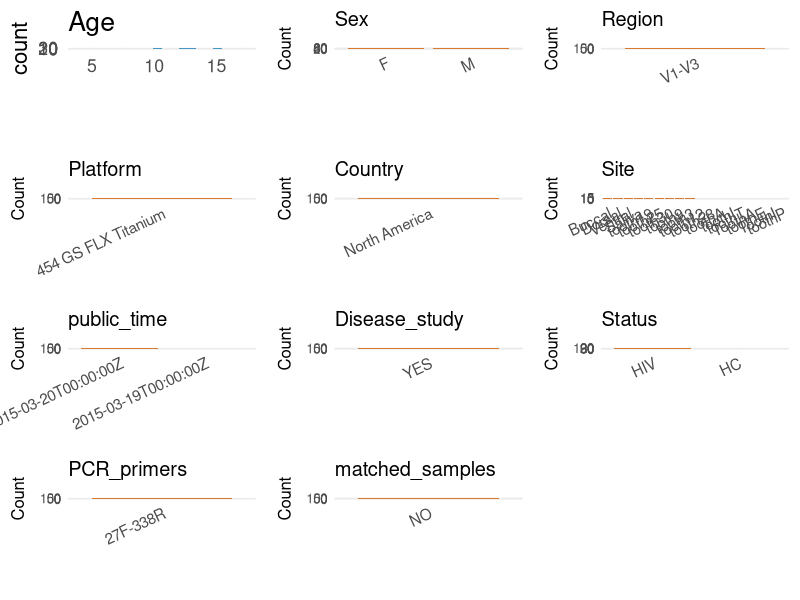

Reproduce this figure in R. (Note: this script raises an error after producing the figure.)
## ---- chunk 1
# Load necessary libraries
library(dplyr)
library(ggplot2)
library(cowplot)


# Set working directory (update this path to your local directory)
setwd("/home/cjj/projects/collect_oral_data/global-oral-microbiome/data/tmp/PRJNA278076")
initial_meta<-read.csv("SraRunTable.csv",header = T)
colnames(initial_meta)

head(initial_meta , n=3)
library(readxl)


# table1 <- read_excel("Table 1.XLSX",)
# table2 <- read_excel("Table 1.XLSX",)
# head(table1 , n=3)
# head(table2 , n=3)
# ESM <- ESM[,c(1,3,4)]
# colnames(ESM) <- c("subject_id","Age","Sex")
# initial_meta_cbind <- left_join(initial_meta,ESM,by="subject_id")
# table(initial_meta_cbind$Age,initial_meta_cbind$Sex)
# Display the first few rows of the metadata
# head(initial_meta_cbind)
## ---- chunk 2
# Create a uniform metadata dataframe
metadata <- data.frame(
  BioProject = initial_meta$BioProject,
  Run = initial_meta$Run,
  sample_name = initial_meta$env_biome,
  Age = initial_meta$Host_Age,
  BMI = NA_character_,
  Sex= initial_meta$host_sex,
  Region = "V1-V3",
  Platform = initial_meta$Instrument,
  Country = initial_meta$geo_loc_name_country_continent,
  Site = initial_meta$env_biome,
  public_time = initial_meta$ReleaseDate,
  Disease_study = 'YES',
  Status = initial_meta$Host_disease,
  stringsAsFactors = FALSE
)
## ---- chunk 3
# Add information obtained from the publication
metadata_clean <- metadata
metadata_clean$PCR_primers <- '27F-338R'
metadata_clean$title <- "The Oral Bacterial Communities of Children with Well-Controlled HIV Infection and without HIV Infection"
metadata_clean$Disease_study <- "YES"

metadata_clean$sample_name <- gsub("_.*$", "", metadata$sample_name)

metadata_clean$Status <- ifelse(grepl("HIV", metadata$Status), "HIV", 
                            ifelse(grepl("Healthy", metadata$Status), "HC",NA_character_)
                                )

metadata_clean$matched_samples <- "NO"

metadata_clean$Site <- gsub("^.*_", "", metadata$sample_name)

metadata_clean$Age <- metadata$Age
metadata_clean$Sex <- ifelse(metadata$Sex == "male", "M",
                           ifelse(metadata$Sex == "female", "F", NA_character_)
                     )

# metadata[which(metadata$Site=="SP"),]$Site <- "supragingival"
# metadata[which(metadata$Site=="T"),]$Site <- "tongue"
# metadata[which(metadata$Site=="SA"),]$Site <- "salivary"


# Use cleaned dataset for subsequent analysis
metadata <- metadata_clean
## ---- chunk 4
# Check the number of unique runs and sample names
print(paste("Number of unique runs:", length(unique(metadata$Run))))
print(paste("Number of unique sample names:", length(unique(metadata$sample_name))))
## ---- chunk 5
# Select columns for visualization
# 加载必要的包
library(dplyr)
library(ggplot2)
library(cowplot)

# 1. 准备数据：自动筛选需要可视化的列
#    - 移除ID和标题这类非统计列
#    - 关键一步: 使用where()自动移除所有值都是NA的列
plot_data <- metadata %>%
  select(
    -any_of(c("BioProject", "Run", "sample_name", "title")) # 移除ID和文本列
  ) %>%
  select(where(~!all(is.na(.)))) # 自动移除所有值都为空的列

# 2. 循环遍历筛选后的列，自动创建绘图列表
plots <- list()
for (col_name in names(plot_data)) {
  
  # 检查是数值型还是类别型
  if (is.numeric(plot_data[[col_name]])) {
    # 数值型变量 -> 绘制直方图 (分布图)
    p <- ggplot(plot_data, aes(x = .data[[col_name]])) +
      geom_histogram(bins = 20, fill = "#0072B2", alpha = 0.7, na.rm = TRUE) +
      labs(title = col_name, x = NULL) +
      theme_minimal(base_size = 16)
      
  } else {
    # 类别型变量 -> 绘制柱状图
    p <- plot_data %>%
      count(.data[[col_name]], sort = TRUE, name = "Count") %>% # 使用dplyr::count进行统计
      ggplot(aes(x = reorder(.data[[col_name]], -Count), y = Count)) +
      geom_col(fill = "#D55E00", alpha = 0.8) +
      labs(title = col_name, x = NULL, y = "Count") +
      theme_minimal(base_size = 12) +
      theme(axis.text.x = element_text(angle = 25, hjust = 1, size = 11)) # 优化x轴标签显示
  }
  
  plots[[col_name]] <- p
}

# 3. 自动组合所有生成的图并保存
if (length(plots) > 0) {
  # 使用 plotlist 参数来自动接收所有图
  p_final <- plot_grid(plotlist = plots, ncol = 3, align = "hv")
  
  # 保存图像
  ggsave("Metadata_Summary.png", plot = p_final, width = 12, height = 8, dpi = 150, bg = "white")
  
  print("图像已生成并保存为 Metadata_Summary.png")
  # print(p_final) # 如果想在RStudio里直接预览，可以取消这行注释
  
} else {
  print("没有可以绘制的列。")
}
## ---- chunk 6
knitr::include_graphics("Metadata_Summary.png")
## ---- chunk 7
# Reorder columns to match the desired format
metadata <- metadata[, c(
  "BioProject", "Run", "sample_name", "Age", "BMI", "Sex", 
  "Region", "Platform", "Country", "Site", "public_time", 
  "PCR_primers", "title", "Disease_study", "Status","matched_samples"
)]

# Export the uniform metadata to a CSV file
write.csv(metadata, file = "metadata.csv", quote = TRUE)
head(metadata)
